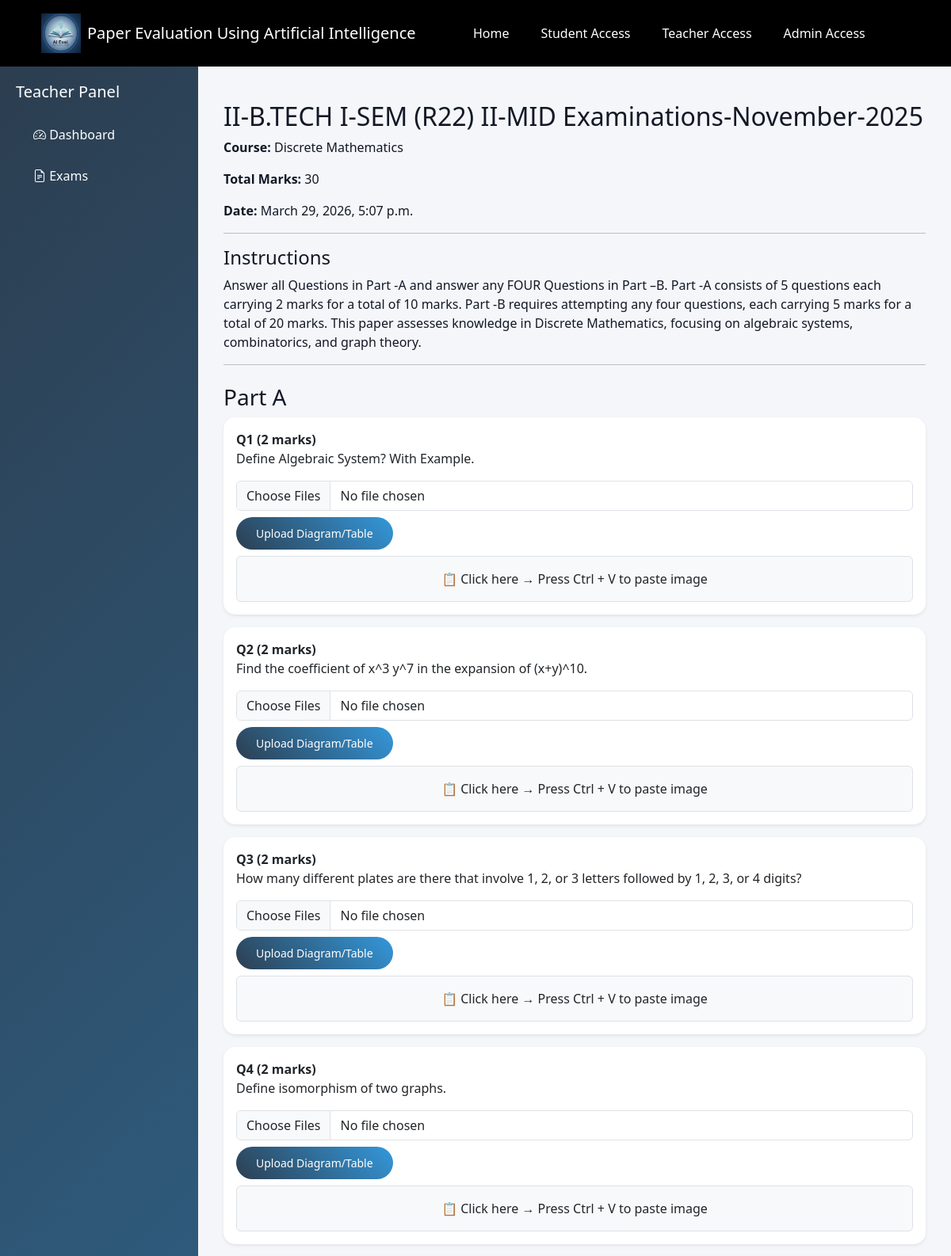
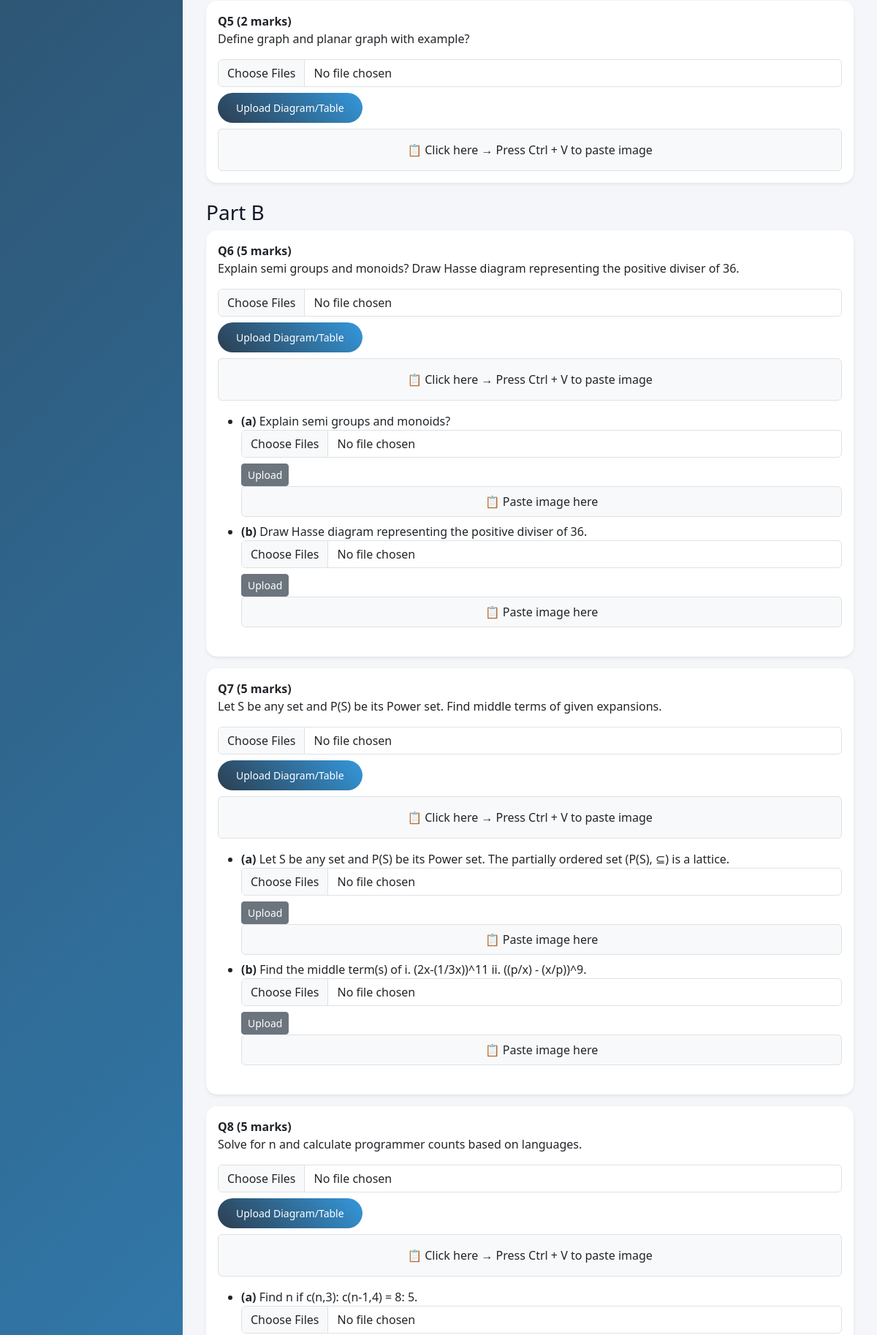
Screenshot of /exam/teacher/exam/1/view/ (upper part) with the database file from the repository (2 pictures, top to bottom).
### Exams/models.py (models this page shows, shortened)
class Exam(models.Model):
    title = models.CharField(max_length=200)
    course = models.ForeignKey(Course, on_delete=models.CASCADE)
    class_assigned = models.ForeignKey(Class, on_delete=models.CASCADE)
    total_marks = models.IntegerField()
    date = models.DateTimeField()
    question_paper = models.FileField(
        upload_to=question_paper_upload,
        storage=cloudinary_storage,
        null=True,
        blank=True
    )
    question_paper_data = models.BinaryField(null=True, blank=True)
    question_paper_name = models.CharField(max_length=255, blank=True)
    answer_key = models.FileField(
        upload_to=answer_key_upload,
        storage=cloudinary_storage,
        null=True,
        blank=True
    )
    answer_key_data = models.BinaryField(null=True, blank=True)
    answer_key_name = models.CharField(max_length=255, blank=True)
    instructions = models.TextField(blank=True)

class Question(models.Model):
    exam = models.ForeignKey(Exam, on_delete=models.CASCADE, related_name='questions')
    question_number = models.IntegerField()
    text = models.TextField()
    marks = models.IntegerField()
    answer_key = models.TextField(blank=True)
    part = models.CharField(max_length=10, blank=True)
    class Meta:
        unique_together = ('exam', 'question_number')

class SubQuestion(models.Model):
    question = models.ForeignKey(Question, on_delete=models.CASCADE, related_name='sub_questions')
    label = models.CharField(max_length=10)
    text = models.TextField()
    marks = models.IntegerField(null=True, blank=True)

### Accounts/models.py (models this page shows, shortened)
class Course(models.Model):
    name = models.CharField(max_length=100)
    code = models.CharField(max_length=20)

### Exams/views.py (the view)
# urls.py: path('teacher/exam/<int:id>/view/', views.view_parsed_exam, name='view_parsed_exam'),
def view_parsed_exam(request, id):
    exam = get_object_or_404(Exam, id=id)
    questions = exam.questions.all().order_by('part', 'question_number')
    grouped_questions = {}
    for q in questions:
        part = q.part or "General"
        if part not in grouped_questions:
            grouped_questions[part] = []
        grouped_questions[part].append(q)
    return render(request, 'view_parsed_exam.html', {
        'exam': exam,
        'grouped_questions': grouped_questions
    })

### Exams/templates/view_parsed_exam.html (shortened to what this page needs)
{% extends "teacher/teacher_base.html" %}
{% block teacher_content %}
<div class="container mt-4">
    <h2>{{ exam.title }}</h2>
    <p><strong>Course:</strong> {{ exam.course.name }}</p>
    <p><strong>Total Marks:</strong> {{ exam.total_marks }}</p>
    <p><strong>Date:</strong> {{ exam.date }}</p>
    <hr>
    <h4>Instructions</h4>
    <p>{{ exam.instructions }}</p>
    <hr>
    {% for part, questions in grouped_questions.items %}
        <h3 class="mt-4">Part {{ part }}</h3>
        {% for q in questions %}
            <div class="card mb-3 p-3 shadow-sm">
                <strong>Q{{ q.question_number }} ({{ q.marks }} marks)</strong>
                <p>{{ q.text }}</p>
                <form method="POST" enctype="multipart/form-data"
                      action="{% url 'upload_question_image' q.id %}">
                    <input type="file" name="images" multiple class="form-control mb-2" accept="image/*">
                    <button class="btn btn-sm btn-primary">Upload Diagram/Table</button>
                </form>
                <div class="paste-box border rounded p-3 text-center bg-light mt-2"
                     data-id="{{ q.id }}"
                     data-type="question"
                     style="cursor:pointer;">
                    📋 Click here → Press Ctrl + V to paste image
                </div>
                {% if q.sub_questions.all.count %}
                    <ul class="mt-3">
                        {% for sub in q.sub_questions.all %}
                            <li class="mb-2">
                                <strong>({{ sub.label }})</strong>
                                {{ sub.text }}
                                <form method="POST" enctype="multipart/form-data"
                                      action="{% url 'upload_subquestion_image' sub.id %}">
                                    <input type="file" name="images" multiple class="form-control mb-2" accept="image/*">
                                    <button class="btn btn-sm btn-secondary">Upload</button>
                                </form>
                                <div class="paste-box border rounded p-2 text-center bg-light"
                                     data-id="{{ sub.id }}"
                                     data-type="sub"
                                     style="cursor:pointer;">
                                    📋 Paste image here
                                </div>
                            </li>
                        {% endfor %}
                    </ul>
                {% endif %}
            </div>
        {% endfor %}
    {% endfor %}
</div>
{% endblock %}

### static/css/base.css (style rules this page uses)
body { margin: 0; padding: 0; background-color: #f4f2ed; font-family: 'Poppins', sans-serif; }

### static/css/teacher_dash.css (style rules this page uses)
:root { --bg: #f6f8fb; --panel: #ffffff; --text: #121826; --muted: #6b7280; --brand: #5b7cfa; --brand-2: #a445b2; --ok: #10b981; --warn: #f59e0b; --danger: #ef4444; --ring: rgba(91,124,250,0.35); --card-radius: 16px; --shadow: 0 8px 24px rgba(16,24,40,0.08); }
* { box-sizing: border-box; }
body { background: var(--bg); color: var(--text); }

### Dashboards/templates/teacher/teacher_base.html (style rules this page uses)
:root { --primary-color: #2c3e50; --secondary-color: #3498db; --success-color: #27ae60; --danger-color: #e74c3c; --warning-color: #f39c12; }
body { background-color: #f8f9fa; font-family: 'Segoe UI', Tahoma, Geneva, Verdana, sans-serif; }
.card { border: none; border-radius: 15px; box-shadow: 0 4px 6px rgba(0, 0, 0, 0.1); transition: transform 0.3s ease; }
.btn-primary { background: linear-gradient(45deg, var(--primary-color), var(--secondary-color)); border: none; border-radius: 25px; padding: 10px 25px; }

### rows the page displays
Exam: title "II-B.TECH I-SEM (R22) II-MID Examinations-November-2025", course.name "Discrete Mathematics", total_marks "30", date "March 29, 2026, 5:07 p.m.", instructions "Answer all Questions in Part -A and answer any FOUR Questions in Part –B. Part -A consists of 5 questions each carrying 2 marks for a total of 10 marks. Part -B requires attempting any four questions, each carrying 5 marks for a total of 20 marks. This paper assesses knowledge in Discrete Mathematics, focusing on algebraic systems, combinatorics, and graph theory."
Question: part "A", question_number "1", marks "2", text "Define Algebraic System? With Example."
Question: question_number "2", marks "2", text "Find the coefficient of x^3 y^7 in the expansion of (x+y)^10."
Question: question_number "3", marks "2", text "How many different plates are there that involve 1, 2, or 3 letters followed by 1, 2, 3, or 4 digits?"
Question: question_number "4", marks "2", text "Define isomorphism of two graphs."
Question: question_number "5", marks "2", text "Define graph and planar graph with example?"
Question: part "B", question_number "6", marks "5", text "Explain semi groups and monoids? Draw Hasse diagram representing the positive diviser of 36."
SubQuestion: label "a", text "Explain semi groups and monoids?"
SubQuestion: label "b", text "Draw Hasse diagram representing the positive diviser of 36."
Question: question_number "7", marks "5", text "Let S be any set and P(S) be its Power set. Find middle terms of given expansions."
SubQuestion: label "a", text "Let S be any set and P(S) be its Power set. The partially ordered set (P(S), ⊆) is a lattice."
SubQuestion: label "b", text "Find the middle term(s) of i. (2x-(1/3x))^11 ii. ((p/x) - (x/p))^9."
Question: question_number "8", marks "5", text "Solve for n and calculate programmer counts based on languages."
SubQuestion: label "a", text "Find n if c(n,3): c(n-1,4) = 8: 5."
